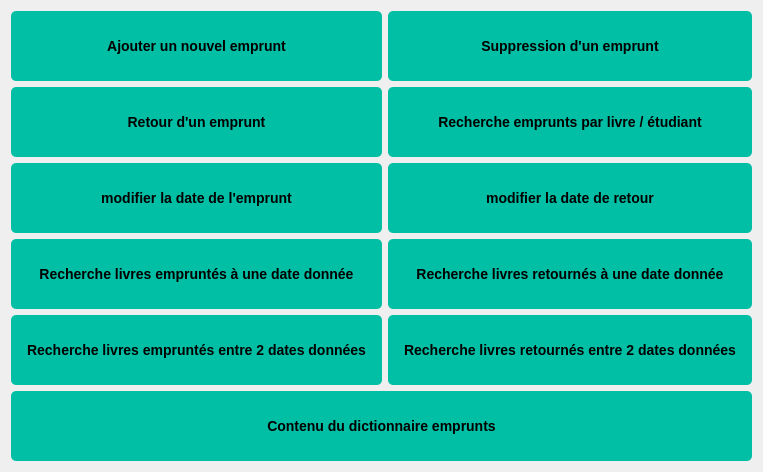
         <widget class="QWidget" name="tab">
          <attribute name="title">
           <string>Gestion des emruntes</string>
          </attribute>
          <layout class="QGridLayout" name="gridLayout">
           <item row="3" column="1">
            <widget class="QPushButton" name="modif_date_ret">
             <property name="minimumSize">
              <size>
               <width>0</width>
               <height>70</height>
              </size>
             </property>
             <property name="styleSheet">
              <string notr="true">/* Buttons */
QPushButton {
    font-family: &quot;Arial&quot;, sans-serif;
    font-size: 14px;
    font-weight: bold;
    color: #000000; /* Black text color */
    background-color: #00BFA5; /* Teal button background color */
    border: none;
    border-radius: 5px;
    padding: 8px 16px;
    text-align: center; /* Center align button text */
    text-transform: uppercase; /* Uppercase button text */
}

QPushButton:hover {
    background-color: #009980; /* Darker teal button background color on hover */
}</string>
             </property>
             <property name="text">
              <string>modifier la date de retour</string>
             </property>
            </widget>
           </item>
           <item row="3" column="0">
            <widget class="QPushButton" name="modif_date_emp">
             <property name="minimumSize">
              <size>
               <width>0</width>
               <height>70</height>
              </size>
             </property>
             <property name="styleSheet">
              <string notr="true">/* Buttons */
QPushButton {
    font-family: &quot;Arial&quot;, sans-serif;
    font-size: 14px;
    font-weight: bold;
    color: #000000; /* Black text color */
    background-color: #00BFA5; /* Teal button background color */
    border: none;
    border-radius: 5px;
    padding: 8px 16px;
    text-align: center; /* Center align button text */
    text-transform: uppercase; /* Uppercase button text */
}

QPushButton:hover {
    background-color: #009980; /* Darker teal button background color on hover */
}</string>
             </property>
             <property name="text">
              <string>modifier la date de l'emprunt</string>
             </property>
            </widget>
           </item>
           <item row="9" column="0" colspan="2">
            <widget class="QPushButton" name="aff_emp">
             <property name="minimumSize">
              <size>
               <width>0</width>
               <height>70</height>
              </size>
             </property>
             <property name="styleSheet">
              <string notr="true">/* Buttons */
QPushButton {
    font-family: &quot;Arial&quot;, sans-serif;
    font-size: 14px;
    font-weight: bold;
    color: #000000; /* Black text color */
    background-color: #00BFA5; /* Teal button background color */
    border: none;
    border-radius: 5px;
    padding: 8px 16px;
    text-align: center; /* Center align button text */
    text-transform: uppercase; /* Uppercase button text */
}

QPushButton:hover {
    background-color: #009980; /* Darker teal button background color on hover */
}</string>
             </property>
             <property name="text">
              <string>Contenu du dictionnaire emprunts</string>
             </property>
            </widget>
           </item>
           <item row="4" column="0">
            <widget class="QPushButton" name="rech_date_emp">
             <property name="minimumSize">
              <size>
               <width>0</width>
               <height>70</height>
              </size>
             </property>
             <property name="styleSheet">
              <string notr="true">/* Buttons */
QPushButton {
    font-family: &quot;Arial&quot;, sans-serif;
    font-size: 14px;
    font-weight: bold;
    color: #000000; /* Black text color */
    background-color: #00BFA5; /* Teal button background color */
    border: none;
    border-radius: 5px;
    padding: 8px 16px;
    text-align: center; /* Center align button text */
    text-transform: uppercase; /* Uppercase button text */
}

QPushButton:hover {
    background-color: #009980; /* Darker teal button background color on hover */
}</string>
             </property>
             <property name="text">
              <string>Recherche livres empruntés à une date donnée</string>
             </property>
            </widget>
           </item>
           <item row="4" column="1">
            <widget class="QPushButton" name="rech_date_ret">
             <property name="minimumSize">
              <size>
               <width>0</width>
               <height>70</height>
              </size>
             </property>
             <property name="styleSheet">
              <string notr="true">/* Buttons */
QPushButton {
    font-family: &quot;Arial&quot;, sans-serif;
    font-size: 14px;
    font-weight: bold;
    color: #000000; /* Black text color */
    background-color: #00BFA5; /* Teal button background color */
    border: none;
    border-radius: 5px;
    padding: 8px 16px;
    text-align: center; /* Center align button text */
    text-transform: uppercase; /* Uppercase button text */
}

QPushButton:hover {
    background-color: #009980; /* Darker teal button background color on hover */
}</string>
             </property>
             <property name="text">
              <string>Recherche livres retournés à une date donnée</string>
             </property>
            </widget>
           </item>
           <item row="0" column="1">
            <widget class="QPushButton" name="supp_emp">
             <property name="minimumSize">
              <size>
               <width>0</width>
               <height>70</height>
              </size>
             </property>
             <property name="styleSheet">
              <string notr="true">/* Buttons */
QPushButton {
    font-family: &quot;Arial&quot;, sans-serif;
    font-size: 14px;
    font-weight: bold;
    color: #000000; /* Black text color */
    background-color: #00BFA5; /* Teal button background color */
    border: none;
    border-radius: 5px;
    padding: 8px 16px;
    text-align: center; /* Center align button text */
    text-transform: uppercase; /* Uppercase button text */
}

QPushButton:hover {
    background-color: #009980; /* Darker teal button background color on hover */
}</string>
             </property>
             <property name="text">
              <string>Suppression d'un emprunt</string>
             </property>
            </widget>
           </item>
           <item row="1" column="1">
            <widget class="QPushButton" name="rech_liv_etud">
             <property name="minimumSize">
              <size>
               <width>0</width>
               <height>70</height>
              </size>
             </property>
             <property name="styleSheet">
              <string notr="true">/* Buttons */
QPushButton {
    font-family: &quot;Arial&quot;, sans-serif;
    font-size: 14px;
    font-weight: bold;
    color: #000000; /* Black text color */
    background-color: #00BFA5; /* Teal button background color */
    border: none;
    border-radius: 5px;
    padding: 8px 16px;
    text-align: center; /* Center align button text */
    text-transform: uppercase; /* Uppercase button text */
}

QPushButton:hover {
    background-color: #009980; /* Darker teal button background color on hover */
}</string>
             </property>
             <property name="text">
              <string>Recherche emprunts par livre / étudiant</string>
             </property>
            </widget>
           </item>
           <item row="1" column="0">
            <widget class="QPushButton" name="retour_emp">
             <property name="minimumSize">
              <size>
               <width>0</width>
               <height>70</height>
              </size>
             </property>
             <property name="styleSheet">
              <string notr="true">/* Buttons */
QPushButton {
    font-family: &quot;Arial&quot;, sans-serif;
    font-size: 14px;
    font-weight: bold;
    color: #000000; /* Black text color */
    background-color: #00BFA5; /* Teal button background color */
    border: none;
    border-radius: 5px;
    padding: 8px 16px;
    text-align: center; /* Center align button text */
    text-transform: uppercase; /* Uppercase button text */
}

QPushButton:hover {
    background-color: #009980; /* Darker teal button background color on hover */
}</string>
             </property>
             <property name="text">
              <string>Retour d'un emprunt</string>
             </property>
            </widget>
           </item>
           <item row="0" column="0">
            <widget class="QPushButton" name="ajout_emp">
             <property name="minimumSize">
              <size>
               <width>0</width>
               <height>70</height>
              </size>
             </property>
             <property name="styleSheet">
              <string notr="true">/* Buttons */
QPushButton {
    font-family: &quot;Arial&quot;, sans-serif;
    font-size: 14px;
    font-weight: bold;
    color: #000000; /* Black text color */
    background-color: #00BFA5; /* Teal button background color */
    border: none;
    border-radius: 5px;
    padding: 8px 16px;
    text-align: center; /* Center align button text */
    text-transform: uppercase; /* Uppercase button text */
}

QPushButton:hover {
    background-color: #009980; /* Darker teal button background color on hover */
}</string>
             </property>
             <property name="text">
              <string>Ajouter un nouvel emprunt</string>
             </property>
            </widget>
           </item>
           <item row="8" column="0">
            <widget class="QPushButton" name="rech_2date_emp">
             <property name="minimumSize">
              <size>
               <width>0</width>
               <height>70</height>
              </size>
             </property>
             <property name="styleSheet">
              <string notr="true">/* Buttons */
QPushButton {
    font-family: &quot;Arial&quot;, sans-serif;
    font-size: 14px;
    font-weight: bold;
    color: #000000; /* Black text color */
    background-color: #00BFA5; /* Teal button background color */
    border: none;
    border-radius: 5px;
    padding: 8px 16px;
    text-align: center; /* Center align button text */
    text-transform: uppercase; /* Uppercase button text */
}

QPushButton:hover {
    background-color: #009980; /* Darker teal button background color on hover */
}</string>
             </property>
             <property name="text">
              <string>Recherche livres empruntés entre 2 dates données</string>
             </property>
            </widget>
           </item>
           <item row="8" column="1">
            <widget class="QPushButton" name="rech_2date_ret">
             <property name="minimumSize">
              <size>
               <width>0</width>
               <height>70</height>
              </size>
             </property>
             <property name="styleSheet">
              <string notr="true">/* Buttons */
QPushButton {
    font-family: &quot;Arial&quot;, sans-serif;
    font-size: 14px;
    font-weight: bold;
    color: #000000; /* Black text color */
    background-color: #00BFA5; /* Teal button background color */
    border: none;
    border-radius: 5px;
    padding: 8px 16px;
    text-align: center; /* Center align button text */
    text-transform: uppercase; /* Uppercase button text */
}

QPushButton:hover {
    background-color: #009980; /* Darker teal button background color on hover */
}</string>
             </property>
             <property name="text">
              <string>Recherche livres retournés entre 2 dates données</string>
             </property>
            </widget>
           </item>
          </layout>
         </widget>
